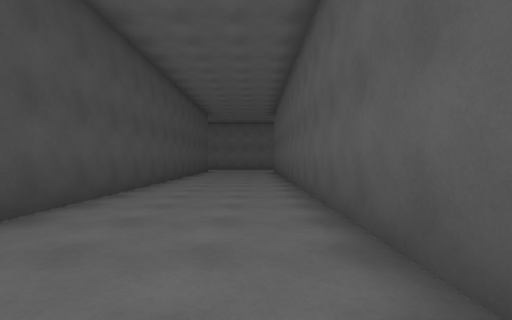
[1] (above)

16 first-person views from a walk through a 3-D level made in the Unity game engine. The camera is 1.3 m above the floor, looks level and sees 85° across. Doors are open. The floor is counted in squares, 2 m on a side. Each view is taken from the middle of a square. On the plan, view 1 faces up. The plan holds only what a view shows up to about 9 squares ahead; the rest is blank. The place goes on beyond the plan. The player is left out.

[2]
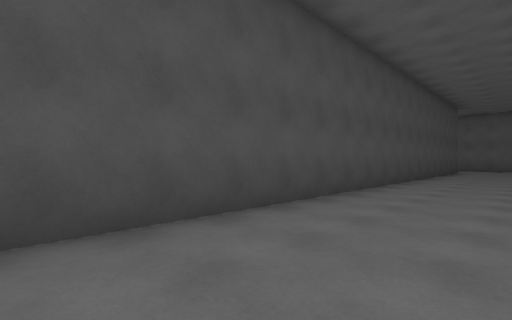

[3]
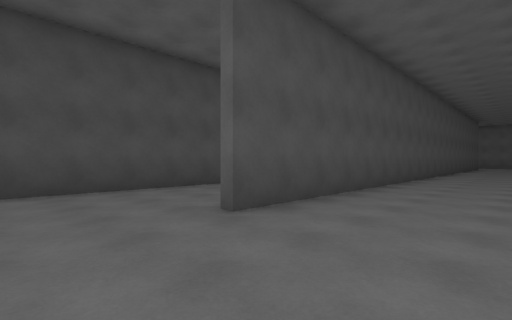

[4]
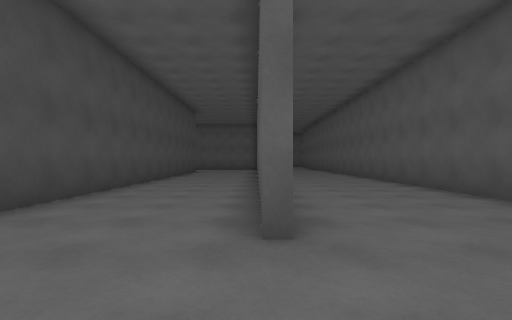

[5]
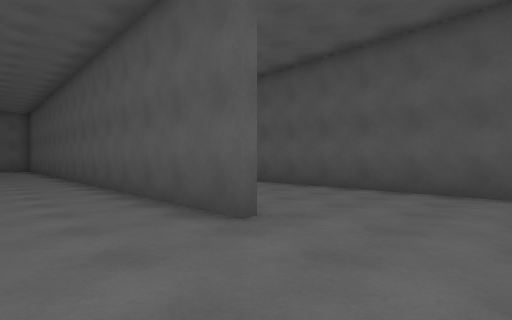

[6]
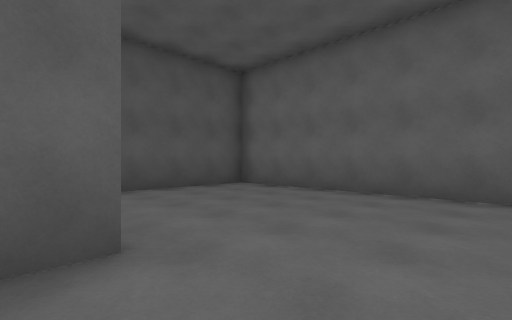

[7]
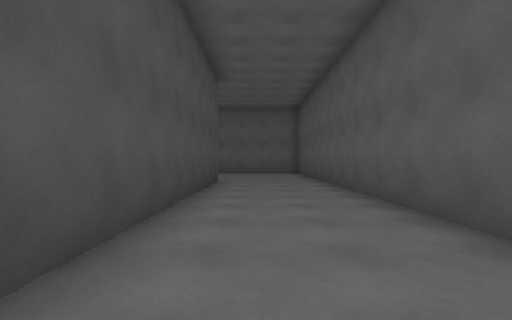

[8]
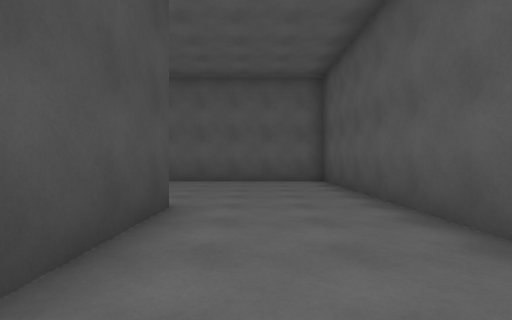

[9]
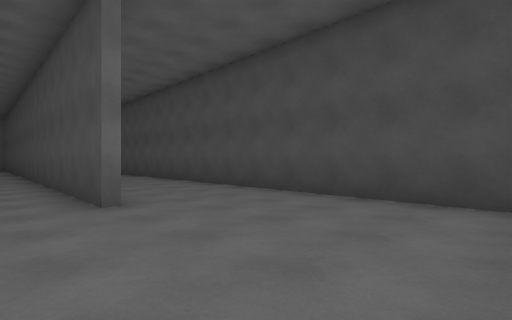

[10]
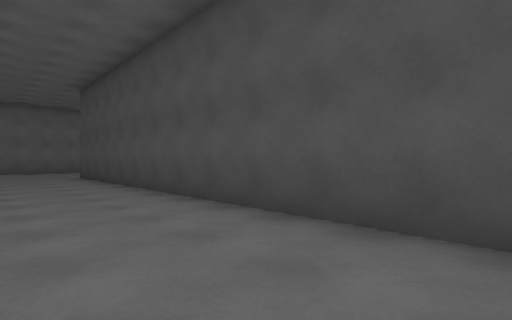

[11]
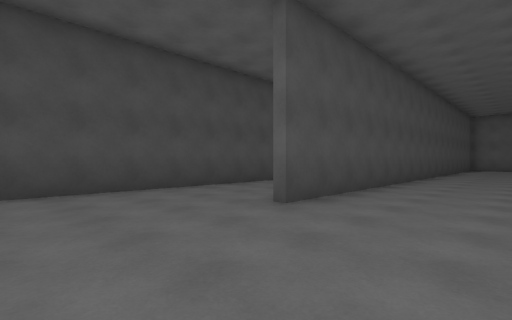

[12]
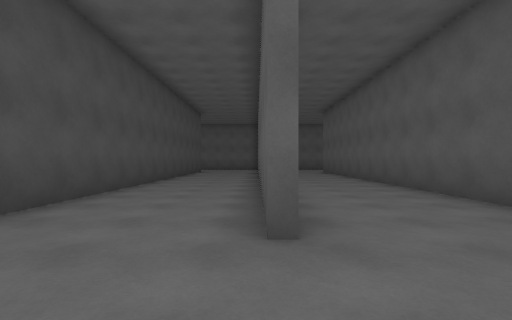

[13]
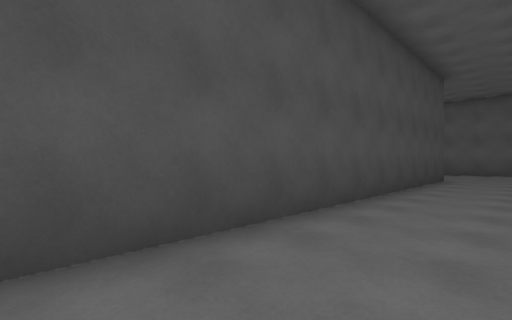

[14]
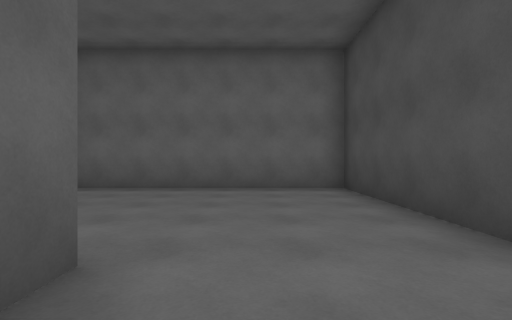

[15]
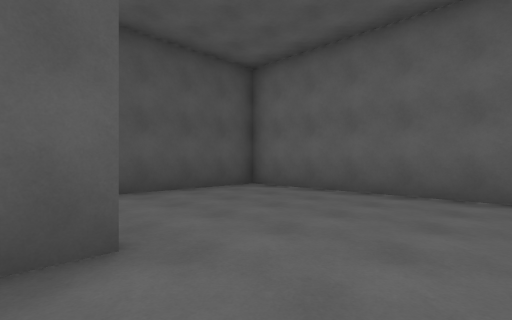

[16]
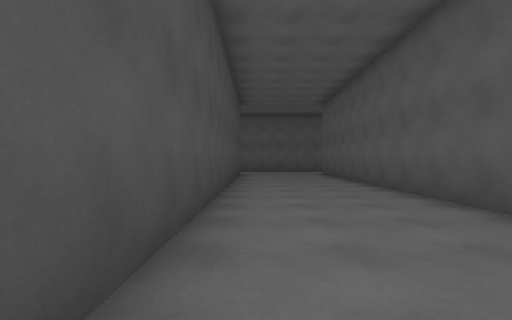

### Floor plan
Points are (right, up) in squares from view 1. A wall is a line through its corners. A room is listed if a view was taken in it or the views show most of it. See-through windows are left out.
Room 1 (views 1, 2, 3, 4, 5, 6, 7, 8, 16)
walls: (-2.9, -5.8) (-2.9, 7.5); (-6.2, 6.9) (-6.2, -7.8); (-4.9, -10.4) (1, -10.4) (1, 12); (-2.7, 12) (-2.7, -5.8)
ways out: opening at (-4.5, 6.5) to room 2
Room 2 (views 9, 10, 11, 12, 13, 14, 15)
walls: (-6.4, -4.1) (-6.4, 1); (-9.9, -5.8) (-9.9, -1.5); (-13, 7.2) (-13, -10.4) (-6.4, -10.4) (-6.4, -6.9); (-2.9, 7.5) (-2.9, 11.5) (-7.6, 11.5); (-9.7, 10.9) (-9.7, -5.8)
ways out: opening at (-4.5, 6.5) to room 1; opening at (-11.5, 8.5)

Positions as (right, up) in squares from view 1, and headings:
1: (0, 0), facing up
2: (0, -1), facing up-left
3: (0, -8), facing up-left
4: (-3, -8), facing up
5: (-5, -8), facing up-right
6: (-5, -5), facing down-right
7: (-5, -2), facing up
8: (-5, 3), facing up
9: (-5, 11), facing down-left
10: (-7, 6), facing down-left
11: (-7, -9), facing up-left
12: (-10, -8), facing up
13: (-11, -3), facing up-left
14: (-11, -4), facing down
15: (-12, -5), facing down-right
16: (-2, 3), facing up
